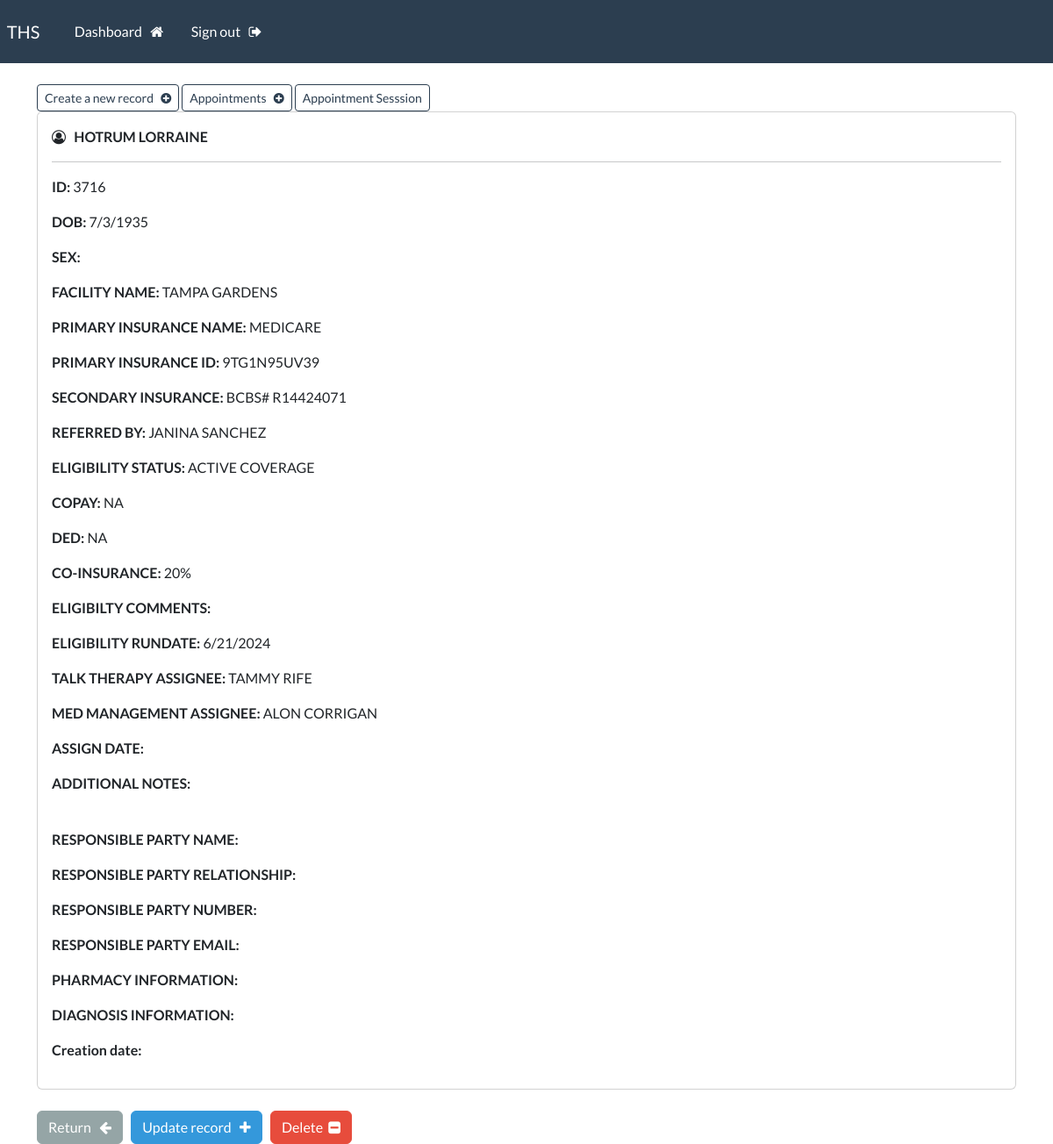
Screenshot of /record/3716 (signed in) with the database file from the repository.
### webapp/models.py (models this page shows, shortened)
class Record(models.Model):
    first_name = models.CharField(max_length=100)
    last_name = models.CharField(max_length=100)
    ssn = models.CharField(max_length=125, default= '')
    dob = models.CharField(max_length=125, default= '')
    facility_name = models.CharField(max_length=125, default= '')
    sex = models.CharField(max_length=6, default= '')
    status = models.CharField(max_length=10, default='')
    primary_insurance_name =models.CharField(max_length=100, default='')
    primary_insurance = models.CharField(max_length=100, default='')
    secondary_insurance = models.CharField(max_length=100, default ='')
    eligibility_status = models.CharField(max_length=100 , default='')
    copay = models.CharField(max_length=4, default='')
    ded = models.CharField(max_length=4, default='')
    coinsurance = models.CharField(max_length=4, default='')
    referred_by =models.CharField(max_length=100, default='')
    eligibility_comments = models.CharField(max_length=500, default='')
    eligibility_rundate = models.CharField(max_length=500, default='')
    talk_therapy_doc_name = models.CharField(max_length=100, default='')
    med_management_doc_name = models.CharField(max_length=100, default='')
    assign_date = models.CharField(max_length=100, default='')
    additional_notes = models.CharField(max_length=100, default= '')
    responsible_party_name = models.CharField(max_length=100, default ='')
    responsible_party_relationaship = models.CharField(max_length=100, default ='')
    responsible_party_Number = models.CharField(max_length=100, default ='')
    responsible_party_Email = models.CharField(max_length=100, default ='')
    pharmacy_information = models.CharField(max_length=100, default ='')
    diagnosis_information = models.TextField(max_length=100, default ='')

### webapp/views.py (the view)
# urls.py: path('record/<int:pk>', views.singular_record, name="record"),
@login_required(login_url='my-login')
def singular_record(request, pk):
    all_records = Record.objects.get(id=pk)
    context = {'record':all_records}
    return render(request, 'webapp/view-record.html', context=context)

### webapp/templates/webapp/view-record.html (shortened to what this page needs)
{% extends 'webapp/base.html' %}
{% block content %}
<a class="btn btn-outline-primary btn-sm" href="{% url 'create-record' %}">
    Create a new record &nbsp; <i class="fa fa-plus-circle" aria-hidden="true"></i>
</a>
<a class="btn btn-outline-primary btn-sm" href="{% url 'appointmentSession' %}">
    Appointments &nbsp; <i class="fa fa-plus-circle" aria-hidden="true"></i>
</a>
<a class="btn btn-outline-primary btn-sm" href="{% url 'record' record.id %}"> Appointment Sesssion </a>
    <div class="card">
        <div class="card-body">
            <i class="fa fa-user-circle-o" aria-hidden="true"></i> &nbsp;
            <strong>
                {{record.last_name|upper}}
                {{record.first_name}}
            </strong>
            <hr>
            <p> <strong> ID: </strong> {{record.id}} </p>
            <p> <strong> DOB: </strong> {{record.dob}} </p>
            <p> <strong> SEX: </strong> {{record.sex}} </p>
            <p> <strong> FACILITY NAME: </strong> {{record.facility_name}} </p>
            <p> <strong> PRIMARY INSURANCE NAME: </strong> {{record.primary_insurance_name}} </p>
            <p> <strong> PRIMARY INSURANCE ID: </strong> {{record.primary_insurance}} </p>
            <p> <strong> SECONDARY INSURANCE: </strong> {{record.secondary_insurance}} </p>
            <p> <strong> REFERRED BY: </strong> {{record.referred_by}} </p>
            <p> <strong> ELIGIBILITY STATUS: </strong> {{record.eligibility_status}} </p>
            <p> <strong> COPAY: </strong> {{record.copay}} </p>
            <p> <strong> DED: </strong> {{record.ded}} </p>
            <p> <strong> CO-INSURANCE: </strong> {{record.coinsurance}} </p>
            <p> <strong> ELIGIBILTY COMMENTS: </strong> {{record.eligibility_comments}} </p>
            <p> <strong> ELIGIBILITY RUNDATE: </strong> {{record.eligibility_rundate}} </p>
            <p> <strong> TALK THERAPY ASSIGNEE: </strong> {{record.talk_therapy_doc_name}} </p>
            <p> <strong> MED MANAGEMENT ASSIGNEE: </strong> {{record.med_management_doc_name}} </p>
            <p> <strong> ASSIGN DATE: </strong> {{record.assign_data}} </p>
            <p> <strong> ADDITIONAL NOTES: </strong> {{record.additional_notes}} </p>
            <br>
            <p> <strong> RESPONSIBLE PARTY NAME: </strong> {{record.responsible_party_name}} </p>
            <p> <strong> RESPONSIBLE PARTY RELATIONSHIP: </strong> {{record.responsible_party_relationaship}} </p>
            <p> <strong> RESPONSIBLE PARTY NUMBER: </strong> {{record.responsible_party_Number}} </p>
            <p> <strong> RESPONSIBLE PARTY EMAIL: </strong> {{record.responsible_party_Email}} </p>
            <p> <strong> PHARMACY INFORMATION: </strong> {{record.pharmacy_information}} </p>
            <p> <strong> DIAGNOSIS INFORMATION: </strong> {{record.diagnosis_information}} </p>
            <p> <strong> Creation date: </strong> {{record.creation_date}} </p>
        </div>
    </div>
    <br>
    <a href="{% url 'dashboard' %}" class="btn btn-secondary"> Return &nbsp; <i class="fa fa-arrow-left" aria-hidden="true"></i> </a>
    <a href="{% url 'update-record' record.id %}" class="btn btn-info"> Update record &nbsp; <i class="fa fa-plus" aria-hidden="true"></i> </a>
    <a href="{% url 'delete-record' record.id %}" class="btn btn-danger"> Delete &nbsp;<i class="fa fa-minus-square" aria-hidden="true"></i> </a>
{% endblock %}

### rows the page displays
Record: last_name "HOTRUM", first_name "LORRAINE", id "3716", dob "7/3/1935", facility_name "TAMPA GARDENS", primary_insurance_name "MEDICARE", primary_insurance "9TG1N95UV39", secondary_insurance "BCBS# R14424071", referred_by "JANINA SANCHEZ", eligibility_status "ACTIVE COVERAGE", copay "NA", ded "NA", coinsurance "20%", eligibility_rundate "6/21/2024", talk_therapy_doc_name "TAMMY RIFE", med_management_doc_name "ALON CORRIGAN"
